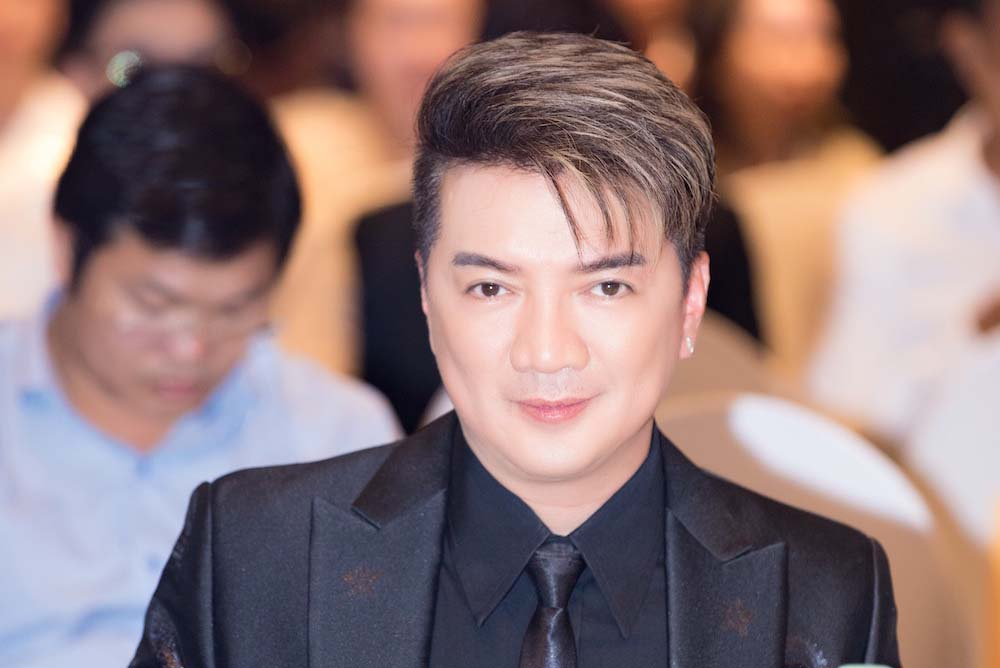
#> input picture Dataset/FaceData/raw/dam/-gay-soc-mang-xa-hoi-damvinhhung1_ozyg_dhdb-1629851911-73-width1000height668.jpg, 1000 x 668 px, given in place of the camera
$ python NewUser.py
#> lines starting #> are read from the running program, lines starting #| are printed output that depends on the picture; after the words box and inside, x2 and y2 are one past the last pixel; in counts of white or black regions, pixels touching at a corner belong together
import cv2
import os
import sqlite3

cam = cv2.VideoCapture(0)
detector=cv2.CascadeClassifier('haarcascade_frontalface_default.xml')


name=input('Nhập tên nhân viên;')
#> the answer given: Dataset/FaceData/raw/dam/-gay-soc-mang-xa-hoi-damvinhhung1_ozyg_dhdb-1629851911-73-width1000height668.jpg
print("Bắt đầu chụp ảnh nhân viên, nhấn q để thoát!")

sampleNum=0
try:
    os.mkdir('./Dataset/FaceData/processed/' + name)
except:
    print("Đã tồn tại doi tuong: " + name)

while(True):

    ret, img = cam.read()
#> img is the input picture: shape (668, 1000, 3); mean B, G, R 118.8, 118.3, 141.2

    # Lật ảnh cho đỡ bị ngược
    img = cv2.flip(img,1)
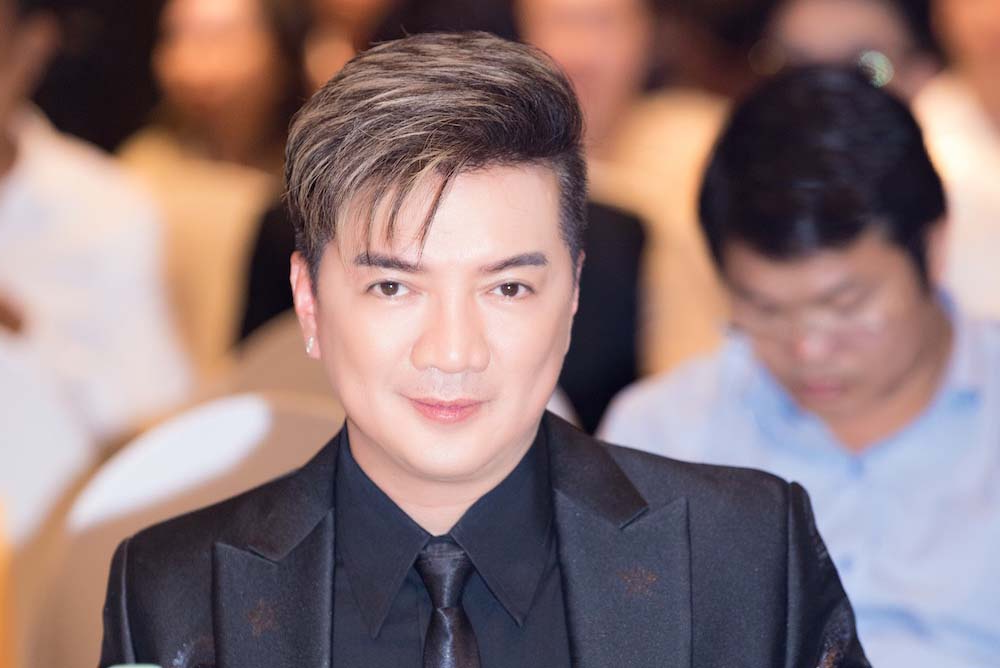
#> img: shape (668, 1000, 3); mean B, G, R 118.8, 118.3, 141.2

    # Kẻ khung giữa màn hình để người dùng đưa mặt vào khu vực này
    centerH = img.shape[0] // 2;
#> centerH = 334
    centerW = img.shape[1] // 2;
#> centerW = 500
    sizeboxW = 500;
    sizeboxH = 400;
    # cv2.rectangle(img, (centerW - sizeboxW // 2, centerH - sizeboxH // 2),
    #               (centerW + sizeboxW // 2, centerH + sizeboxH // 2), (255, 255, 255), 5)

    # Đưa ảnh về ảnh xám
    gray = cv2.cvtColor(img, cv2.COLOR_BGR2GRAY)
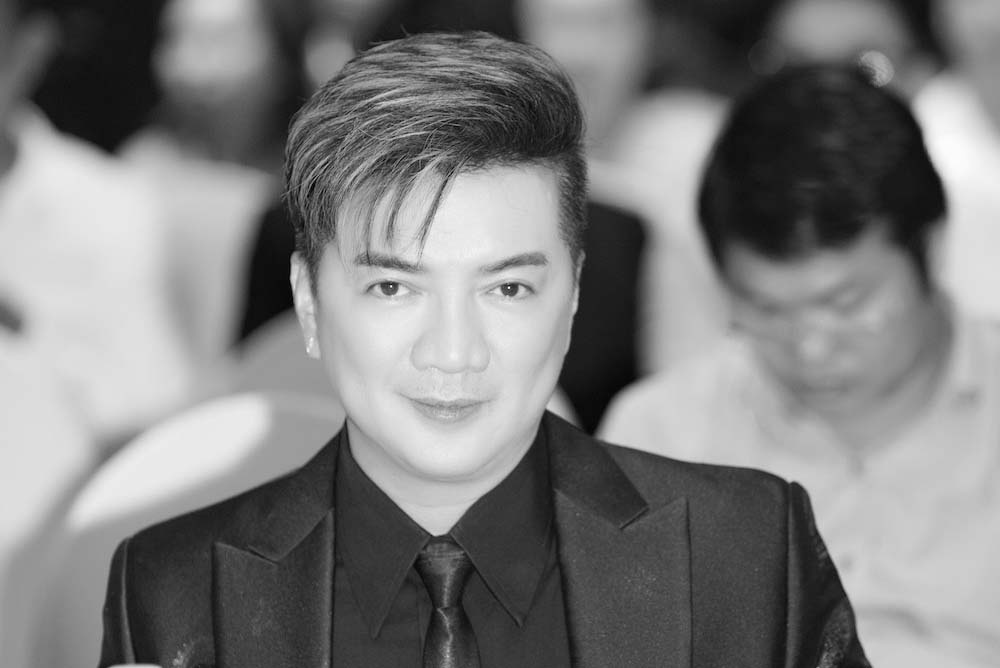
#> gray: shape (668, 1000); min 3, max 253, mean 125.2

    # Nhận diện khuôn mặt
    faces = detector.detectMultiScale(gray, 1.3, 5)
#> faces = [[318, 184, 273, 273]]
    for (x, y, w, h) in faces:
        # Vẽ hình chữ nhật quanh mặt nhận được
        cv2.rectangle(img, (x, y), (x + w, y + h), (255, 0, 0), 2)
        sampleNum = sampleNum + 1
        # Ghi dữ liệu khuôn mặt vào thư mục dataSet
        face_img = img[y:y+h, x:x+w]
        face_img = cv2.resize(face_img, (160, 160), interpolation=cv2.INTER_CUBIC)
        cv2.imwrite("./Dataset/FaceData/processed/" + name + '/' + str(sampleNum) + ".jpg", face_img)
#> this loop made 1 pass
#> (x, y, w, h, sampleNum) on pass 1: (318, 184, 273, 273, 1)
#> pass 1, `face_img = img[y:y+h, x:x+w]`:
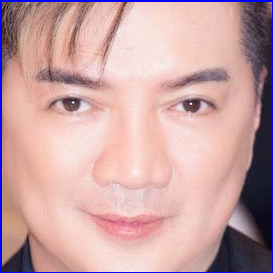
#> face_img: shape (273, 273, 3); mean B, G, R 163.8, 163.3, 200.7
#> pass 1, `face_img = cv2.resize(face_img, (160, 160), interpolation=cv2.INTER_CU..`:
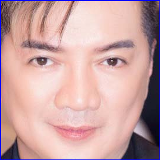
#> face_img: shape (160, 160, 3); mean B, G, R 163.7, 163.6, 201.1
#> after the loop:
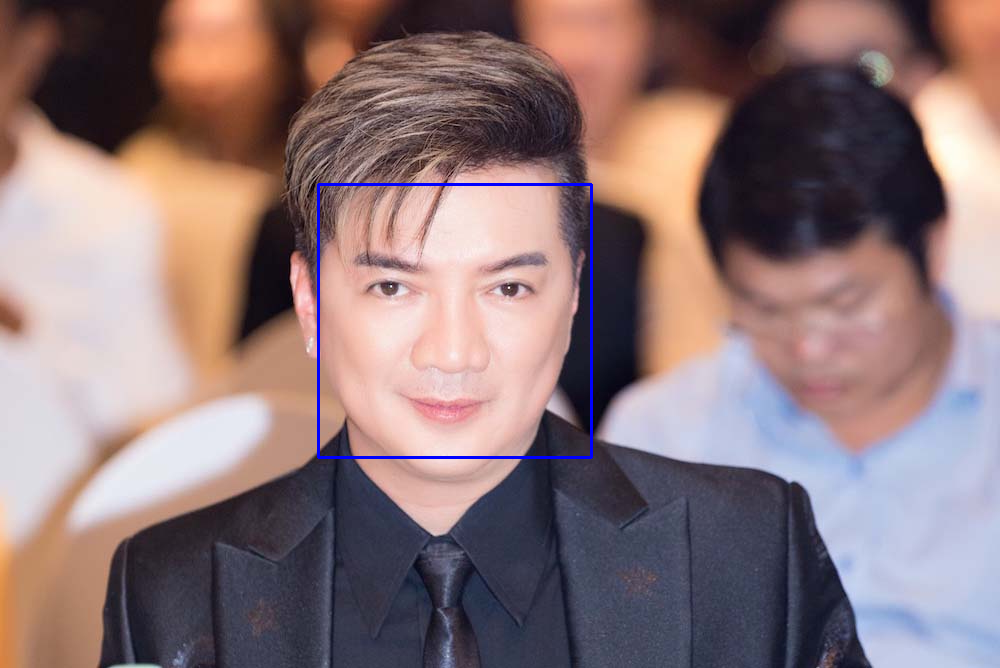
#> img: shape (668, 1000, 3); 0.49% of pixels changed, all inside (x1, y1, x2, y2) = (317, 183, 593, 459)
#> after the loop, sampleNum = 1
        # cv2.imwrite("dataSet/User." + id + '.' + str(sampleNum) + ".jpg", img[y:y + h, x:x + w])

    cv2.imshow('frame', img)
    # Check xem có bấm q hoặc trên 100 ảnh sample thì thoát
    if cv2.waitKey(50) & 0xFF == ord('q'):
#> (key q is pressed here)
        break
    elif sampleNum>50:
        break

cam.release()
cv2.destroyAllWindows()

$ run again, on Dataset/FaceData/raw/dam/1650363937009_600.jpg
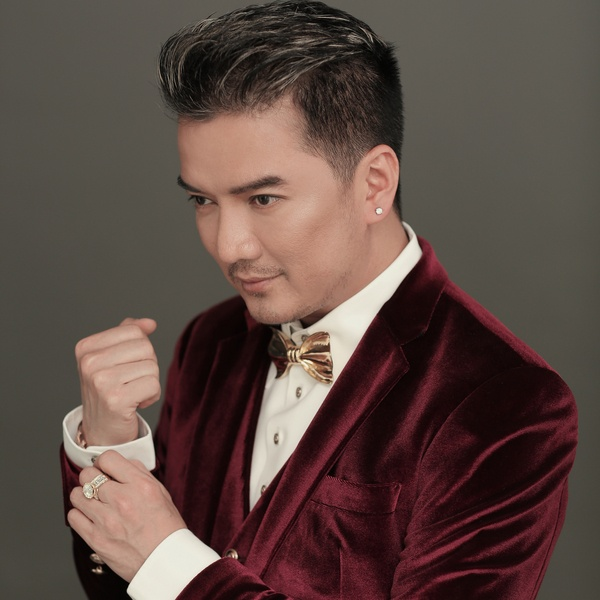
#> input picture Dataset/FaceData/raw/dam/1650363937009_600.jpg, 600 x 600 px, given in place of the camera
#> img is the input picture: shape (600, 600, 3); mean B, G, R 66.9, 73.3, 92.2
#> `gray = cv2.cvtColor(img, cv2.COLOR_BGR2GRAY)`:
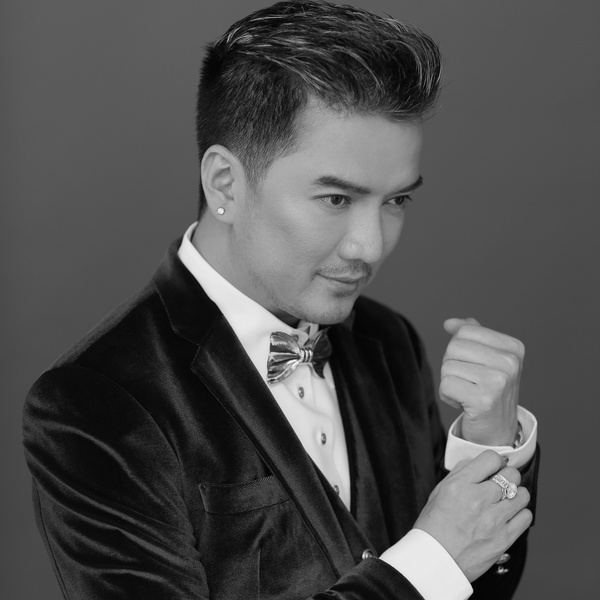
#> gray: shape (600, 600); min 0, max 249, mean 78.2
#> faces = [[258, 116, 220, 220]]
#> the loop `for (x, y, w, h) in faces:` made 1 pass
#> (x, y, w, h, sampleNum) on pass 1: (258, 116, 220, 220, 1)
#> after the loop `for (x, y, w, h) in faces:`:
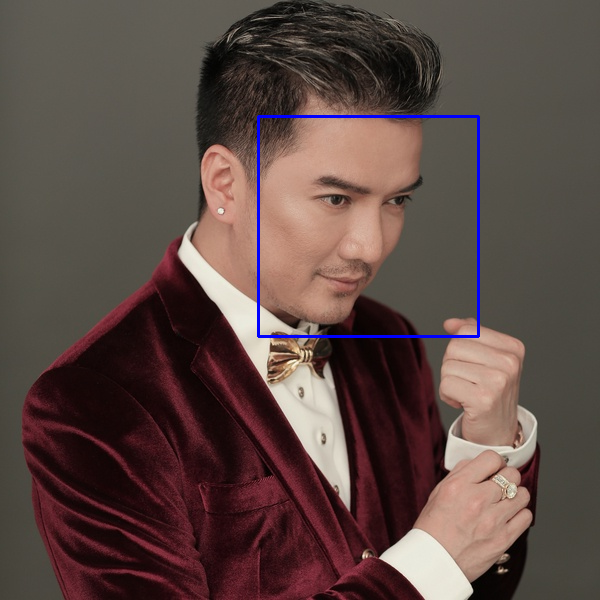
#> img: shape (600, 600, 3); mean B, G, R 68.2, 72.6, 91.3
#> after the loop `for (x, y, w, h) in faces:`: sampleNum = 1
